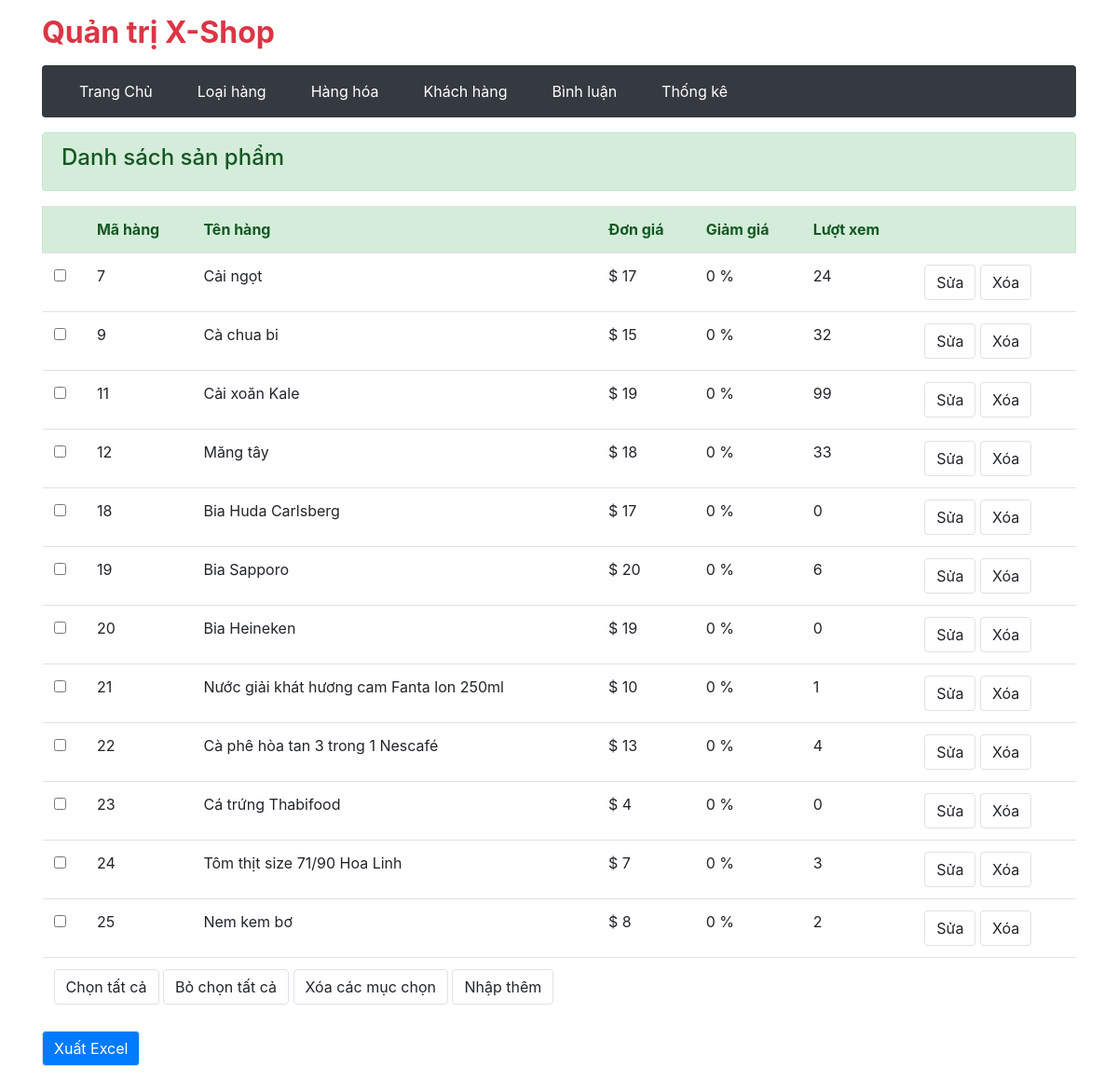
Before: /admin/product/index.php?btn-list (signed in) with the older database file.
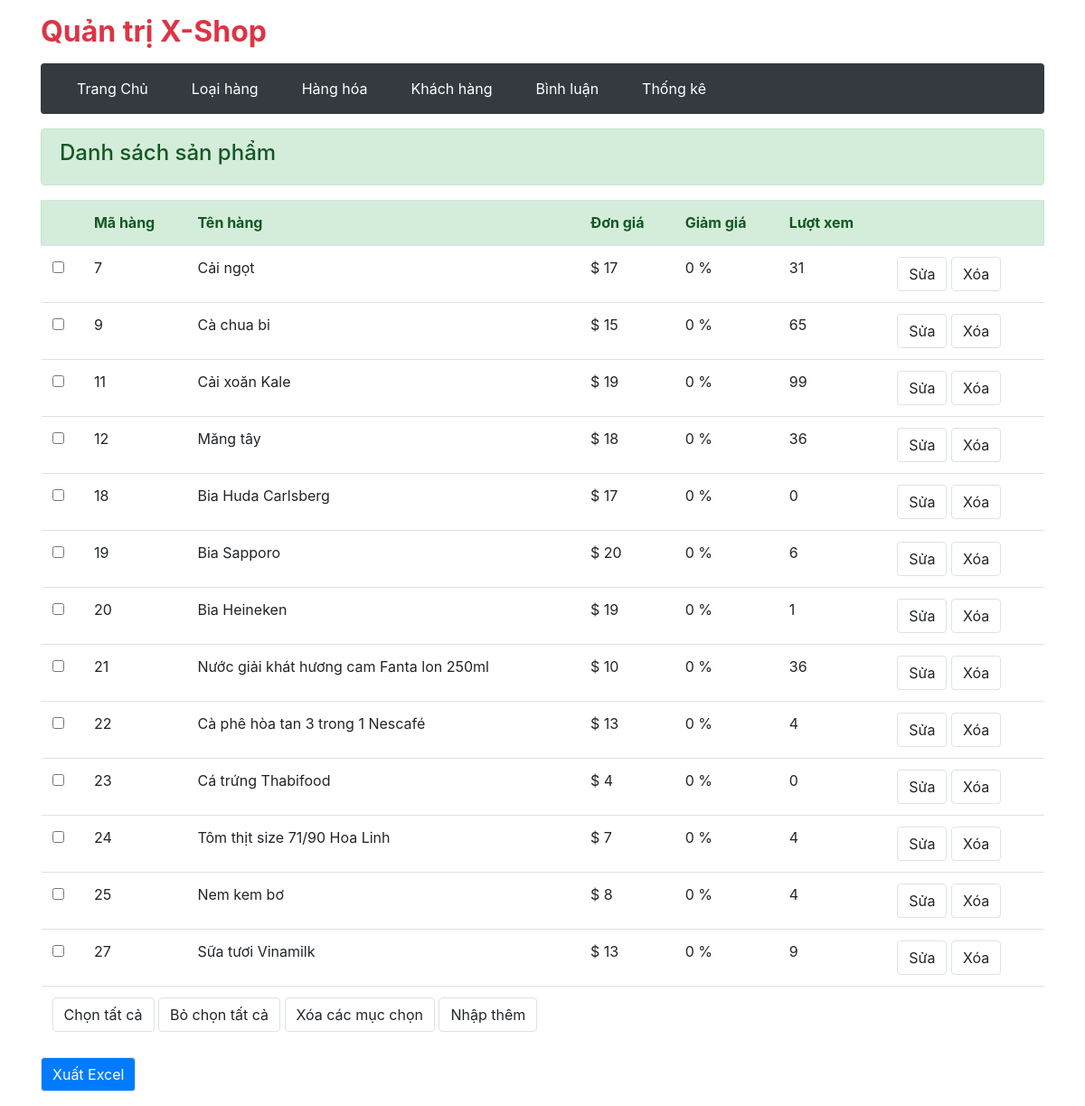
After: the same page with the newer database file.
### tables this page shows
CREATE TABLE `hang_hoa` (
  `ma_hh` int(11) NOT NULL,
  `ten_hh` varchar(60) NOT NULL,
  `don_gia` float NOT NULL,
  `giam_gia` float NOT NULL,
  `hinh` varchar(50) NOT NULL,
  `ma_loai` int(11) NOT NULL,
  `so_luot_xem` int(11) NOT NULL,
  `ngay_nhap` date NOT NULL,
  `mo_ta` varchar(200) NOT NULL
);

### admin/product/index.php (called while the page is built, shortened)
<?php
    require '../../gobal.php';
    require '../../dao/functionTitle.php';
    require '../../dao/functionProduct.php';
    extract($_REQUEST);
    if(array_key_exists('btn-insert', $_REQUEST)){
        $hinh = save_file("hinh", "$IMAGE_DIR");
        $ngay_nhap = date('Y-m-d');
        $so_luot_xem = '0';
        insertProduct($ten_hh, $don_gia, $giam_gia, $hinh, $ma_loai, $so_luot_xem, $ngay_nhap, $mo_ta);
        $view_name = 'addProduct.php';
        $MESSAGE = 'Thêm hàng hóa thành công';
    }
    else if(array_key_exists('btn-list', $_REQUEST)){
        $items = selectProducts();
    }
    require "../layout.php";

### dao/functionProduct.php (called while the page is built, shortened)
<?php
    require_once 'database.php';
    function selectProducts()
    {
        global $conn;
        $select = "SELECT * FROM hang_hoa";
        return $conn->query($select);
    }

### admin/product/productsList.php (the view, shortened to what this page needs)
<div class="alert alert-success mt-3">
    <h4>Danh sách sản phẩm</h4>
</div>
<form action="index.php" method="post">
    <table class="table ">
        <thead class="alert alert-success">
            <tr>
                <th scope="col"></th>
                <th scope="col">Mã hàng</th>
                <th scope="col">Tên hàng</th>
                <th scope="col">Đơn giá</th>
                <th scope="col">Giảm giá</th>
                <th scope="col">Lượt xem</th>
                <th scope="col"></th>
            </tr>
        </thead>
        <tbody>
            <?php foreach ($items as $item) : ?>
                <tr>
                    <th><input type="checkbox" name="ma_hh[]" value="<?= $item['ma_hh'] ?>"></th>
                    <td><?= $item['ma_hh'] ?></td>
                    <td><?= $item['ten_hh'] ?></td>
                    <td>$ <?= $item['don_gia'] ?></td>
                    <td><?= $item['giam_gia'] ?> %</td>
                    <td><?= $item['so_luot_xem'] ?></td>
                    <td>
                        <a href="index.php?btn-edit&ma_hh=<?= $item['ma_hh'] ?>" class="btn btn-default border">Sửa</a>
                        <a href="index.php?btn-delete&ma_hh=<?= $item['ma_hh'] ?>" class="btn btn-default border">Xóa</a>
                    </td>
                </tr>
            <?php endforeach ?>
        </tbody>
        <tfoot>
            <tr>
                <td colspan="7">
                    <button id="check-all" type="button" class="btn btn-default border">Chọn tất cả</button>
                    <button id="clear-all" type="button" class="btn btn-default border">Bỏ chọn tất cả</button>
                    <button id="btn-delete" name="btn-delete" class="btn btn-default border">Xóa các mục chọn</button>
                    <a href="index.php" class="btn btn-default border">Nhập thêm</a>
                </td>
            </tr>
        </tfoot>
    </table>
</form>
<form action="export.php" method="POST">
    <div class="form-group">
        <input type="submit" name="export" value="Xuất Excel" class="btn btn-primary border">
    </div>
</form>

Changed rows visible on the page:
changed hang_hoa "Cải ngọt": so_luot_xem "24" → "31"
changed hang_hoa "Cà chua bi": so_luot_xem "32" → "65"
changed hang_hoa "Măng tây": so_luot_xem "33" → "36"
changed hang_hoa "Bia Heineken": so_luot_xem "0" → "1"
changed hang_hoa "Nước giải khát hương cam Fanta lon 250ml": so_luot_xem "1" → "36"
changed hang_hoa "Tôm thịt size 71/90 Hoa Linh": so_luot_xem "3" → "4"
changed hang_hoa "Nem kem bơ": so_luot_xem "2" → "4"
added hang_hoa: ma_hh "27", ten_hh "Sữa tươi Vinamilk", don_gia "13", giam_gia "0", so_luot_xem "9"
